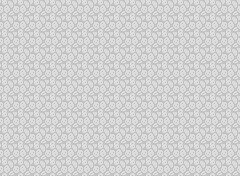

A 2D game scene composited from a Tiled map and its tileset images. What follows is a short description and the map's XML, with every tile layer's data as written:
An orthogonal 15x11 tile map with 16x16 px tiles, 5 tile layers (Base, Walls, Collision, Enemies, ...), 9 hidden layers not drawn, 2 tilesets.

<map version="1.0" orientation="orthogonal" renderorder="right-down" width="15" height="11" tilewidth="16" tileheight="16" nextobjectid="1">
 <properties>
  <property name="fromE" value="nesw" />
  <property name="fromN" value="nesw" />
  <property name="fromS" value="nesw" />
  <property name="fromW" value="nesw" />
  <property name="letter" value="n" />
 </properties>
 <tileset firstgid="1" name="dungeon" tilewidth="16" tileheight="16" spacing="2" margin="2" tilecount="279" columns="9">
  <image source="../dungeon.png" width="164" height="560" />
 </tileset>
 <tileset firstgid="280" name="enemies" tilewidth="16" tileheight="16" spacing="2" margin="2" tilecount="90" columns="10">
  <image source="../enemies.png" width="182" height="164" />
 </tileset>
 <layer name="Base" width="15" height="11">
  <data encoding="csv">
46,46,46,46,46,46,46,46,46,46,46,46,46,46,46,
46,46,46,46,46,46,46,46,46,46,46,46,46,46,46,
46,46,46,46,46,46,46,46,46,46,46,46,46,46,46,
46,46,46,46,46,46,46,46,46,46,46,46,46,46,46,
46,46,46,46,46,46,46,46,46,46,46,46,46,46,46,
46,46,46,46,46,46,46,46,46,46,46,46,46,46,46,
46,46,46,46,46,46,46,46,46,46,46,46,46,46,46,
46,46,46,46,46,46,46,46,46,46,46,46,46,46,46,
46,46,46,46,46,46,46,46,46,46,46,46,46,46,46,
46,46,46,46,46,46,46,46,46,46,46,46,46,46,46,
46,46,46,46,46,46,46,46,46,46,46,46,46,46,46
</data>
 </layer>
 <layer name="Walls" width="15" height="11">
  <data encoding="csv">
0,0,0,0,0,0,0,0,0,0,0,0,0,0,0,
0,0,0,0,0,0,0,0,0,0,0,0,0,0,0,
0,0,0,0,0,0,0,0,0,0,0,0,0,0,0,
0,0,0,0,0,0,0,0,0,0,0,0,0,0,0,
0,0,0,0,0,0,0,0,0,0,0,0,0,0,0,
0,0,0,0,0,0,0,0,0,0,0,0,0,0,0,
0,0,0,0,0,0,0,0,0,0,0,0,0,0,0,
0,0,0,0,0,0,0,0,0,0,0,0,0,0,0,
0,0,0,0,0,0,0,0,0,0,0,0,0,0,0,
0,0,0,0,0,0,0,0,0,0,0,0,0,0,0,
0,0,0,0,0,0,0,0,0,0,0,0,0,0,0
</data>
 </layer>
 <layer name="Collision" width="15" height="11">
  <data encoding="csv">
0,0,0,0,0,0,0,0,0,0,0,0,0,0,0,
0,0,0,0,0,0,0,0,0,0,0,0,0,0,0,
0,0,0,0,0,0,0,0,0,0,0,0,0,0,0,
0,0,0,0,0,0,0,0,0,0,0,0,0,0,0,
0,0,0,0,0,0,0,0,0,0,0,0,0,0,0,
0,0,0,0,0,0,0,0,0,0,0,0,0,0,0,
0,0,0,0,0,0,0,0,0,0,0,0,0,0,0,
0,0,0,0,0,0,0,0,0,0,0,0,0,0,0,
0,0,0,0,0,0,0,0,0,0,0,0,0,0,0,
0,0,0,0,0,0,0,0,0,0,0,0,0,0,0,
0,0,0,0,0,0,0,0,0,0,0,0,0,0,0
</data>
 </layer>
 <layer name="Enemies" width="15" height="11">
  <data encoding="csv">
0,0,0,0,0,0,0,0,0,0,0,0,0,0,0,
0,0,0,0,0,0,0,0,0,0,0,0,0,0,0,
0,0,0,0,0,0,0,0,0,0,0,0,0,0,0,
0,0,0,0,0,0,0,0,0,0,0,0,0,0,0,
0,0,0,0,0,0,0,0,0,0,0,0,0,0,0,
0,0,0,0,0,0,0,0,0,0,0,0,0,0,0,
0,0,0,0,0,0,0,0,0,0,0,0,0,0,0,
0,0,0,0,0,0,0,0,0,0,0,0,0,0,0,
0,0,0,0,0,0,0,0,0,0,0,0,0,0,0,
0,0,0,0,0,0,0,0,0,0,0,0,0,0,0,
0,0,0,0,0,0,0,0,0,0,0,0,0,0,0
</data>
 </layer>
 <layer name="Chest" width="15" height="11" visible="0">
  <data encoding="csv">
0,0,0,0,0,0,0,0,0,0,0,0,0,0,0,
0,0,0,0,0,0,0,0,0,0,0,0,0,0,0,
0,0,0,0,0,0,0,0,0,0,0,0,0,0,0,
0,0,0,0,0,0,0,0,0,0,0,0,0,0,0,
0,0,0,0,0,0,0,0,0,0,0,0,0,0,0,
0,0,0,0,0,0,0,0,0,0,0,0,0,0,0,
0,0,0,0,0,0,0,0,0,0,0,0,0,0,0,
0,0,0,0,0,0,0,0,0,0,0,0,0,0,0,
0,0,0,0,0,0,0,0,0,0,0,0,7,0,0,
0,0,0,0,0,0,0,0,0,0,0,0,0,0,0,
0,0,0,0,0,0,0,0,0,0,0,0,0,0,0
</data>
 </layer>
 <layer name="Decoration" width="15" height="11">
  <data encoding="csv">
0,0,0,0,0,0,0,0,0,0,0,0,0,0,0,
0,0,0,0,0,0,0,0,0,0,0,0,0,0,0,
0,0,0,0,0,0,0,0,0,0,0,0,0,0,0,
0,0,0,0,0,0,0,0,0,0,0,0,0,0,0,
0,0,0,0,0,0,0,0,0,0,0,0,0,0,0,
0,0,0,0,0,0,0,0,0,0,0,0,0,0,0,
0,0,0,0,0,0,0,0,0,0,0,0,0,0,0,
0,0,0,0,0,0,0,0,0,0,0,0,0,0,0,
0,0,0,0,0,0,0,0,0,0,0,0,0,0,0,
0,0,0,0,0,0,0,0,0,0,0,0,0,0,0,
0,0,0,0,0,0,0,0,0,0,0,0,0,0,0
</data>
 </layer>
 <layer name="ObstaclePitW" width="15" height="11" visible="0">
  <data encoding="csv">
0,0,0,0,0,0,0,0,0,0,0,0,0,0,0,
0,0,0,0,0,0,0,0,0,0,0,0,0,0,0,
0,0,0,0,0,0,0,0,0,0,0,0,0,0,0,
0,69,70,0,0,0,0,0,0,0,0,0,0,0,0,
0,0,68,0,0,0,0,0,0,0,0,0,0,0,0,
0,0,68,0,0,0,0,0,0,0,0,0,0,0,0,
0,0,68,0,0,0,0,0,0,0,0,0,0,0,0,
0,69,71,0,0,0,0,0,0,0,0,0,0,0,0,
0,0,0,0,0,0,0,0,0,0,0,0,0,0,0,
0,0,0,0,0,0,0,0,0,0,0,0,0,0,0,
0,0,0,0,0,0,0,0,0,0,0,0,0,0,0
</data>
 </layer>
 <layer name="ObstaclePitS" width="15" height="11" visible="0">
  <data encoding="csv">
0,0,0,0,0,0,0,0,0,0,0,0,0,0,0,
0,0,0,0,0,0,0,0,0,0,0,0,0,0,0,
0,0,0,0,0,0,0,0,0,0,0,0,0,0,0,
0,0,0,0,0,0,0,0,0,0,0,0,0,0,0,
0,0,0,0,0,0,0,0,0,0,0,0,0,0,0,
0,0,0,0,0,0,0,0,0,0,0,0,0,0,0,
0,0,0,0,0,0,0,0,0,0,0,0,0,0,0,
0,0,0,0,0,0,0,0,0,0,0,0,0,0,0,
0,0,0,0,70,69,69,69,69,69,70,0,0,0,0,
0,0,0,0,71,0,0,0,0,0,71,0,0,0,0,
0,0,0,0,0,0,0,0,0,0,0,0,0,0,0
</data>
 </layer>
 <layer name="ObstaclePitE" width="15" height="11" visible="0">
  <data encoding="csv">
0,0,0,0,0,0,0,0,0,0,0,0,0,0,0,
0,0,0,0,0,0,0,0,0,0,0,0,0,0,0,
0,0,0,0,0,0,0,0,0,0,0,0,0,0,0,
0,0,0,0,0,0,0,0,0,0,0,0,70,69,0,
0,0,0,0,0,0,0,0,0,0,0,0,68,0,0,
0,0,0,0,0,0,0,0,0,0,0,0,68,0,0,
0,0,0,0,0,0,0,0,0,0,0,0,68,0,0,
0,0,0,0,0,0,0,0,0,0,0,0,71,69,0,
0,0,0,0,0,0,0,0,0,0,0,0,0,0,0,
0,0,0,0,0,0,0,0,0,0,0,0,0,0,0,
0,0,0,0,0,0,0,0,0,0,0,0,0,0,0
</data>
 </layer>
 <layer name="ObstaclePitN" width="15" height="11" visible="0">
  <data encoding="csv">
0,0,0,0,0,0,0,0,0,0,0,0,0,0,0,
0,0,0,0,70,0,0,0,0,0,70,0,0,0,0,
0,0,0,0,71,69,69,69,69,69,71,0,0,0,0,
0,0,0,0,0,0,0,0,0,0,0,0,0,0,0,
0,0,0,0,0,0,0,0,0,0,0,0,0,0,0,
0,0,0,0,0,0,0,0,0,0,0,0,0,0,0,
0,0,0,0,0,0,0,0,0,0,0,0,0,0,0,
0,0,0,0,0,0,0,0,0,0,0,0,0,0,0,
0,0,0,0,0,0,0,0,0,0,0,0,0,0,0,
0,0,0,0,0,0,0,0,0,0,0,0,0,0,0,
0,0,0,0,0,0,0,0,0,0,0,0,0,0,0
</data>
 </layer>
 <layer name="WallW" width="15" height="11" visible="0">
  <data encoding="csv">
0,0,0,0,0,0,0,0,0,0,0,0,0,0,0,
0,0,0,0,0,0,0,0,0,0,0,0,0,0,0,
0,0,0,0,0,0,0,0,0,0,0,0,0,0,0,
0,0,0,0,0,0,0,0,0,0,0,0,0,0,0,
112,0,0,0,0,0,0,0,0,0,0,0,0,0,0,
112,0,0,0,0,0,0,0,0,0,0,0,0,0,0,
112,0,0,0,0,0,0,0,0,0,0,0,0,0,0,
0,0,0,0,0,0,0,0,0,0,0,0,0,0,0,
0,0,0,0,0,0,0,0,0,0,0,0,0,0,0,
0,0,0,0,0,0,0,0,0,0,0,0,0,0,0,
0,0,0,0,0,0,0,0,0,0,0,0,0,0,0
</data>
 </layer>
 <layer name="WallS" width="15" height="11" visible="0">
  <data encoding="csv">
0,0,0,0,0,0,0,0,0,0,0,0,0,0,0,
0,0,0,0,0,0,0,0,0,0,0,0,0,0,0,
0,0,0,0,0,0,0,0,0,0,0,0,0,0,0,
0,0,0,0,0,0,0,0,0,0,0,0,0,0,0,
0,0,0,0,0,0,0,0,0,0,0,0,0,0,0,
0,0,0,0,0,0,0,0,0,0,0,0,0,0,0,
0,0,0,0,0,0,0,0,0,0,0,0,0,0,0,
0,0,0,0,0,0,0,0,0,0,0,0,0,0,0,
0,0,0,0,0,0,0,0,0,0,0,0,0,0,0,
0,0,0,0,0,0,0,0,0,0,0,0,0,0,0,
0,0,0,0,0,0,111,111,111,0,0,0,0,0,0
</data>
 </layer>
 <layer name="WallE" width="15" height="11" visible="0">
  <data encoding="csv">
0,0,0,0,0,0,0,0,0,0,0,0,0,0,0,
0,0,0,0,0,0,0,0,0,0,0,0,0,0,0,
0,0,0,0,0,0,0,0,0,0,0,0,0,0,0,
0,0,0,0,0,0,0,0,0,0,0,0,0,0,0,
0,0,0,0,0,0,0,0,0,0,0,0,0,0,109,
0,0,0,0,0,0,0,0,0,0,0,0,0,0,109,
0,0,0,0,0,0,0,0,0,0,0,0,0,0,109,
0,0,0,0,0,0,0,0,0,0,0,0,0,0,0,
0,0,0,0,0,0,0,0,0,0,0,0,0,0,0,
0,0,0,0,0,0,0,0,0,0,0,0,0,0,0,
0,0,0,0,0,0,0,0,0,0,0,0,0,0,0
</data>
 </layer>
 <layer name="WallN" width="15" height="11" visible="0">
  <data encoding="csv">
0,0,0,0,0,0,110,110,110,0,0,0,0,0,0,
0,0,0,0,0,0,0,0,0,0,0,0,0,0,0,
0,0,0,0,0,0,0,0,0,0,0,0,0,0,0,
0,0,0,0,0,0,0,0,0,0,0,0,0,0,0,
0,0,0,0,0,0,0,0,0,0,0,0,0,0,0,
0,0,0,0,0,0,0,0,0,0,0,0,0,0,0,
0,0,0,0,0,0,0,0,0,0,0,0,0,0,0,
0,0,0,0,0,0,0,0,0,0,0,0,0,0,0,
0,0,0,0,0,0,0,0,0,0,0,0,0,0,0,
0,0,0,0,0,0,0,0,0,0,0,0,0,0,0,
0,0,0,0,0,0,0,0,0,0,0,0,0,0,0
</data>
 </layer>
</map>
